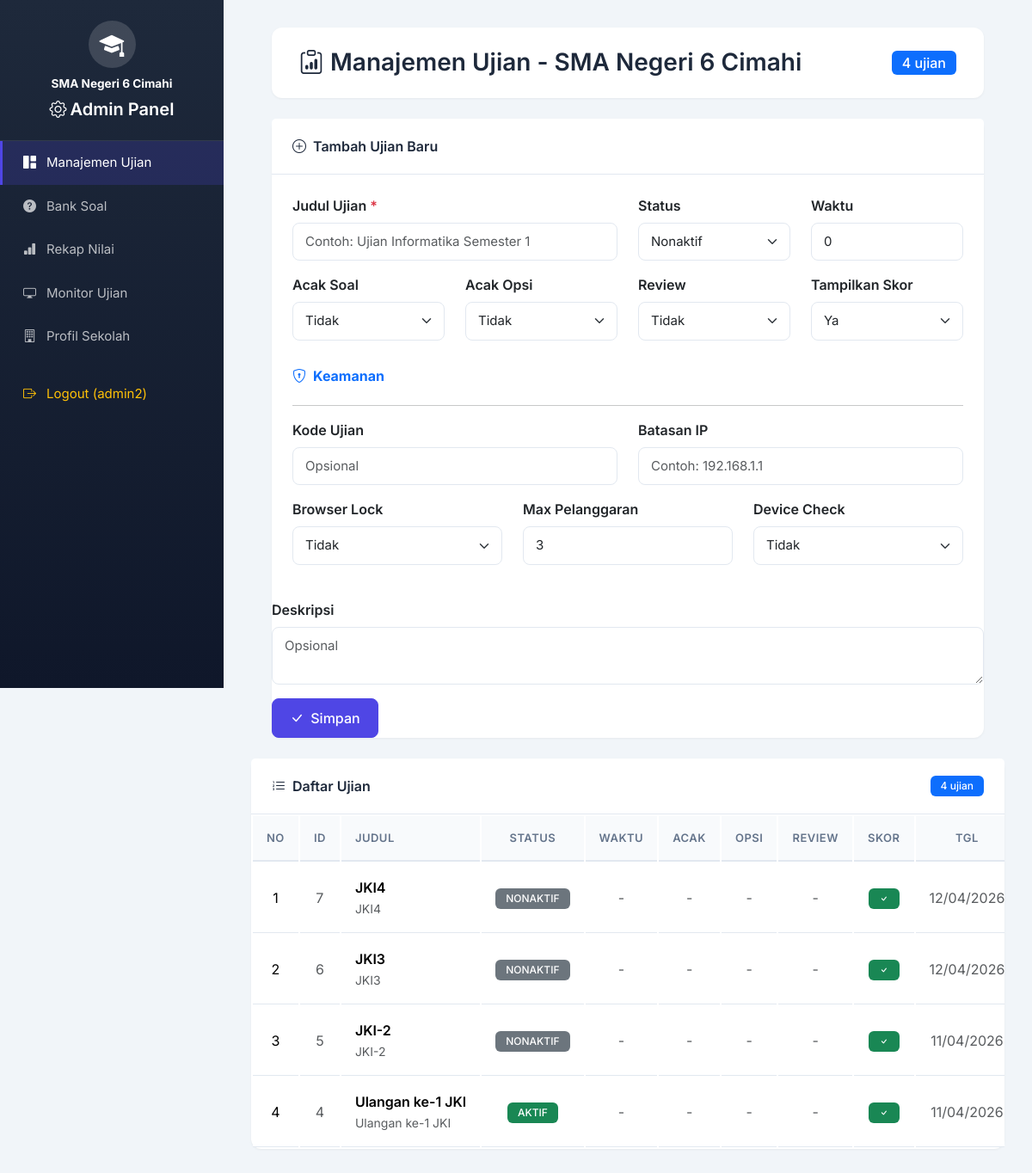
Page /admin/index.php (signed in) on the committed database.
### tables this page shows
CREATE TABLE `konfigurasi_sekolah` (
  `id` int NOT NULL AUTO_INCREMENT,
  `nama_sekolah` varchar(255) NOT NULL DEFAULT 'SMA Negeri 6 Cimahi',
  `logo` varchar(255) DEFAULT NULL,
  `warna_primer` varchar(20) DEFAULT '#667eea',
  `warna_sekunder` varchar(20) DEFAULT '#764ba2',
  `tampilkan_riwayat` enum('ya','tidak') DEFAULT 'ya',
  `created_at` timestamp NULL DEFAULT CURRENT_TIMESTAMP,
  `updated_at` timestamp NULL DEFAULT CURRENT_TIMESTAMP ON UPDATE CURRENT_TIMESTAMP,
  PRIMARY KEY (`id`)
);

CREATE TABLE `ujian` (
  `id` int NOT NULL AUTO_INCREMENT,
  `judul_ujian` varchar(255) NOT NULL,
  `deskripsi` text,
  `status` enum('aktif','nonaktif') DEFAULT 'nonaktif',
  `tgl_dibuat` datetime DEFAULT CURRENT_TIMESTAMP,
  `updated_at` timestamp NULL DEFAULT CURRENT_TIMESTAMP ON UPDATE CURRENT_TIMESTAMP,
  `kode_ujian` varchar(20) DEFAULT NULL,
  `allow_ip` text,
  `enable_browser_lock` enum('ya','tidak') DEFAULT 'tidak',
  `max_violations` int DEFAULT '3',
  `enable_device_check` enum('ya','tidak') DEFAULT 'tidak',
  `waktu_tersedia` int DEFAULT '0',
  `acak_soal` enum('ya','tidak') DEFAULT 'tidak',
  `acak_opsi` enum('ya','tidak') DEFAULT 'tidak',
  `tampilkan_review` enum('ya','tidak') DEFAULT 'tidak',
  `tampilkan_skor` enum('ya','tidak') DEFAULT 'ya',
  PRIMARY KEY (`id`)
);

### admin/index.php (the view, shortened to what the rows shown need)
<?php
require_once '../config/database.php';
require_once '../config/init_sekolah.php';
$sekolah = getKonfigurasiSekolah($conn);
$has_new_columns = false;
$has_tampilkan_skor = false;
$has_acak_opsi = false;
try {
    $result_cols = $conn->query("SHOW COLUMNS FROM ujian LIKE 'acak_soal'");
    if ($result_cols && $result_cols->num_rows > 0) {
        $row = $result_cols->fetch_assoc();
        $col_type = strtolower($row['Type'] ?? '');
        if (strpos($col_type, 'varchar') !== false || strpos($col_type, 'enum') !== false) {
            $has_new_columns = true;
        }
    }
    $result_cols2 = $conn->query("SHOW COLUMNS FROM ujian LIKE 'tampilkan_skor'");
    if ($result_cols2 && $result_cols2->num_rows > 0) {
        $has_tampilkan_skor = true;
    }
    $result_cols3 = $conn->query("SHOW COLUMNS FROM ujian LIKE 'acak_opsi'");
    if ($result_cols3 && $result_cols3->num_rows > 0) {
        $has_acak_opsi = true;
    }
} catch (Exception $e) {
    $has_new_columns = false;
    $has_tampilkan_skor = false;
    $has_acak_opsi = false;
    $has_tampilkan_review = false;
    $has_kode_ujian = false;
    $has_allow_ip = false;
    $has_browser_lock = false;
    $has_device_check = false;
    $has_timer_per_soal = false;
    $has_show_timer_per_soal = false;
}
$result = $conn->query("SELECT * FROM ujian ORDER BY tgl_dibuat DESC");
?>
<!DOCTYPE html>
<html lang="id">
<head>
    <link href="../vendor/bootstrap/bootstrap.min.css" rel="stylesheet">
    <link rel="stylesheet" href="../vendor/bootstrap-icons/bootstrap-icons.min.css">
</head>
<body>
    <div class="sidebar">
        <div class="sidebar-brand text-center">
            <div class="school-logo mb-2">
                <?php if ($sekolah['logo'] && file_exists('../uploads/' . $sekolah['logo'])): ?>
                    <img src="../uploads/<?= $sekolah['logo'] ?>" alt="Logo" style="width: 100%; height: 100%; object-fit: contain; border-radius: 50%;">
                <?php else: ?>
                    <i class="bi bi-mortarboard-fill" style="font-size: 1.8rem;"></i>
                <?php endif; ?>
            </div>
            <div class="text-white fw-bold" style="font-size: 0.85rem;"><?= htmlspecialchars($sekolah['nama_sekolah']) ?></div>
            <h5 class="mt-2"><i class="bi bi-gear me-1"></i>Admin Panel</h5>
        </div>
    </div>
    <div class="main-content">
        <div class="card animate-fade-in">
            <div class="card-body p-0">
                <?php if ($result->num_rows > 0): ?>
                <div class="table-scroll">
                    <table class="table table-hover mb-0">
                        <thead>
                            <tr>
                                <th class="text-center">No</th>
                                <th class="text-center">ID</th>
                                <th>Judul</th>
                                <th class="text-center">Status</th>
                                <?php if ($has_new_columns): ?>
                                <th class="text-center">Waktu</th>
                                <th class="text-center">Acak</th>
                                <?php if ($has_acak_opsi): ?>
                                <th class="text-center">Opsi</th>
                                <?php endif; ?>
                                <th class="text-center">Review</th>
                                <?php if ($has_tampilkan_skor): ?>
                                <th class="text-center">Skor</th>
                                <?php endif; ?>
                                <?php endif; ?>
                                <th class="text-center">Tgl</th>
                            </tr>
                        </thead>
                        <tbody>
                            <?php $no = 1; while ($row = $result->fetch_assoc()): ?>
                            <tr>
                                <td class="text-center"><?= $no++ ?></td>
                                <td class="text-center text-muted"><?= $row['id'] ?></td>
                                <td>
                                    <div class="fw-semibold"><?= htmlspecialchars($row['judul_ujian']) ?></div>
                                    <small class="text-muted"><?= htmlspecialchars(mb_strimwidth($row['deskripsi'] ?? '', 0, 60, '...')) ?></small>
                                </td>
                                <td class="text-center">
                                    <span class="badge bg-<?= $row['status'] === 'aktif' ? 'success' : 'secondary' ?>">
                                        <?= strtoupper($row['status']) ?>
                                    </span>
                                </td>
<?php if ($has_new_columns): ?>
                                <td class="text-center">
                                    <?php if (($row['waktu_tersedia'] ?? 0) > 0): ?>
                                    <span class="badge bg-info"><?= $row['waktu_tersedia'] ?> mnt</span>
                                    <?php else: ?>
                                    <span class="text-muted">-</span>
                                    <?php endif; ?>
                                </td>
                                <td class="text-center">
                                    <?php if (($row['acak_soal'] ?? 'tidak') === 'ya'): ?>
                                    <span class="badge bg-warning"><i class="bi bi-shuffle"></i></span>
                                    <?php else: ?>
                                    <span class="text-muted">-</span>
                                    <?php endif; ?>
                                </td>
                                <?php if ($has_acak_opsi): ?>
                                <td class="text-center">
                                    <?php if (($row['acak_opsi'] ?? 'tidak') === 'ya'): ?>
                                    <span class="badge bg-info"><i class="bi bi-shuffle"></i></span>
                                    <?php else: ?>
                                    <span class="text-muted">-</span>
                                    <?php endif; ?>
                                </td>
                                <?php endif; ?>
                                <td class="text-center">
                                    <?php if (($row['tampilkan_review'] ?? 'tidak') === 'ya'): ?>
                                    <span class="badge bg-success"><i class="bi bi-check"></i></span>
                                    <?php else: ?>
                                    <span class="text-muted">-</span>
                                    <?php endif; ?>
                                </td>
                                <?php if ($has_tampilkan_skor): ?>
                                <td class="text-center">
                                    <?php if (($row['tampilkan_skor'] ?? 'ya') === 'ya'): ?>
                                    <span class="badge bg-success"><i class="bi bi-check"></i></span>
                                    <?php else: ?>
                                    <span class="badge bg-secondary"><i class="bi bi-x"></i></span>
                                    <?php endif; ?>
                                </td>
                                <?php endif; ?>
                                <?php endif; ?>
                                <td class="text-center text-muted"><?= date('d/m/Y', strtotime($row['tgl_dibuat'])) ?></td>
                            </tr>
                            <?php endwhile; ?>
                        </tbody>
                    </table>
                </div>
                <?php endif; ?>
            </div>
        </div>
        </div>
</body>
</html>

### rows in the picture
konfigurasi_sekolah: nama_sekolah "SMA Negeri 6 Cimahi"
ujian: id "7", judul_ujian "JKI4", deskripsi "JKI4", status "NONAKTIF", tampilkan_skor "ya" (drawn), tgl_dibuat "12/04/2026"
ujian: id "6", judul_ujian "JKI3", deskripsi "JKI3", status "NONAKTIF", tampilkan_skor "ya" (drawn), tgl_dibuat "12/04/2026"
ujian: id "5", judul_ujian "JKI-2", deskripsi "JKI-2", status "NONAKTIF", tampilkan_skor "ya" (drawn), tgl_dibuat "11/04/2026"
ujian: id "4", judul_ujian "Ulangan ke-1 JKI", deskripsi "Ulangan ke-1 JKI", status "AKTIF", tampilkan_skor "ya" (drawn), tgl_dibuat "11/04/2026"

### other values in the picture
$_SESSION['admin_username'] "admin2"
$result->num_rows "4"
